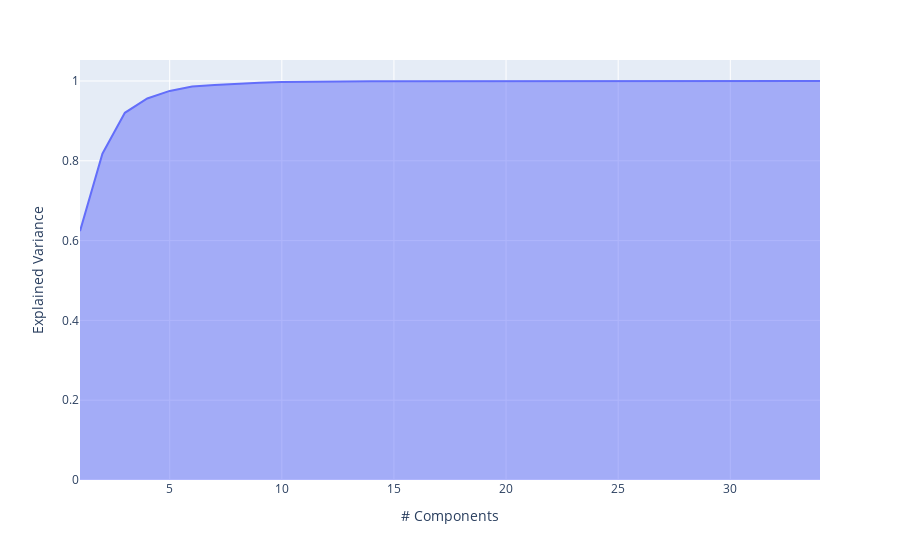

The cell this chart's notebook holds for it:
### Code cell
elbow_method(X_move)

### Figure 1 — Plotly figure (JSON) as saved in the notebook; plotly's stock layout.template omitted (floating-point values rounded to 4 significant figures)
{"data": [{"fillpattern": {"shape": ""}, "hovertemplate": "# Components=%{x}<br>Explained Variance=%{y}<extra></extra>", "legendgroup": "", "line": {"color": "#636efa"}, "marker": {"symbol": "circle"}, "mode": "lines", "name": "", "orientation": "v", "showlegend": false, "stackgroup": "1", "x": [1, 2, 3, 4, 5, 6, 7, 8, 9, 10, 11, 12, 13, 14, 15, 16, 17, 18, 19, 20, 21, 22, 23, 24, 25, 26, 27, 28, 29, 30, 31, 32, 33, 34], "xaxis": "x", "y": [0.6238, 0.8177, 0.9203, 0.9561, 0.9751, 0.9863, 0.9901, 0.9934, 0.9959, 0.9973, 0.9982, 0.9986, 0.999, 0.9993, 0.9994, 0.9995, 0.9996, 0.9997, 0.9997, 0.9998, 0.9998, 0.9999, 0.9999, 0.9999, 0.9999, 1.0, 1.0, 1.0, 1.0, 1.0, 1.0, 1.0, 1.0, 1.0], "yaxis": "y", "type": "scatter"}], "layout": {"xaxis": {"anchor": "y", "domain": [0.0, 1.0], "title": {"text": "# Components"}}, "yaxis": {"anchor": "x", "domain": [0.0, 1.0], "title": {"text": "Explained Variance"}}, "legend": {"tracegroupgap": 0}, "margin": {"t": 60}}}
